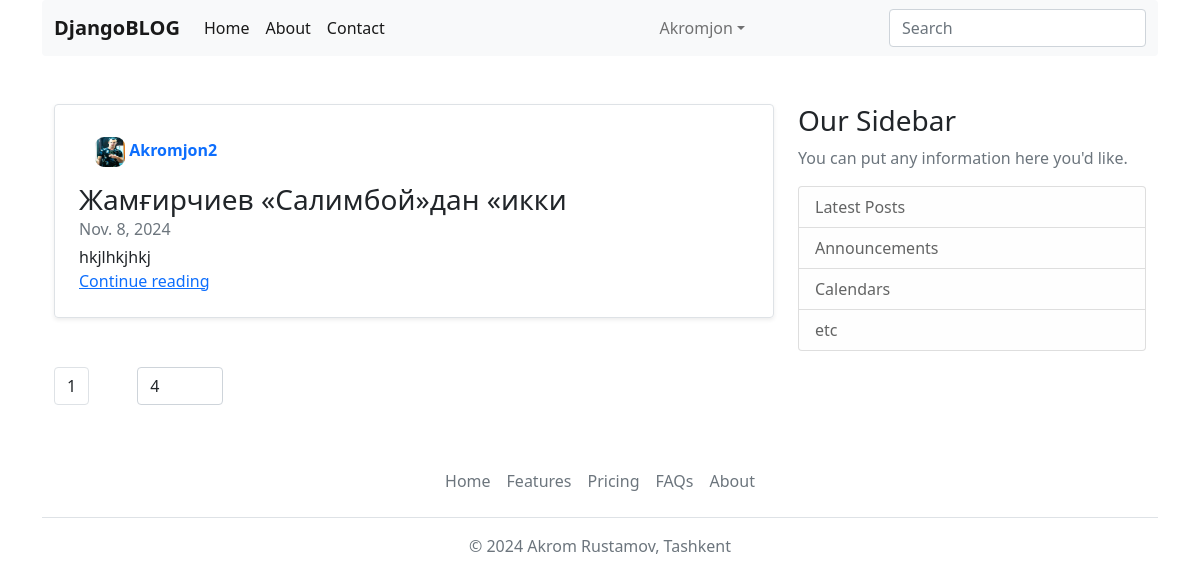
The page / (signed in) on the database as committed earlier.
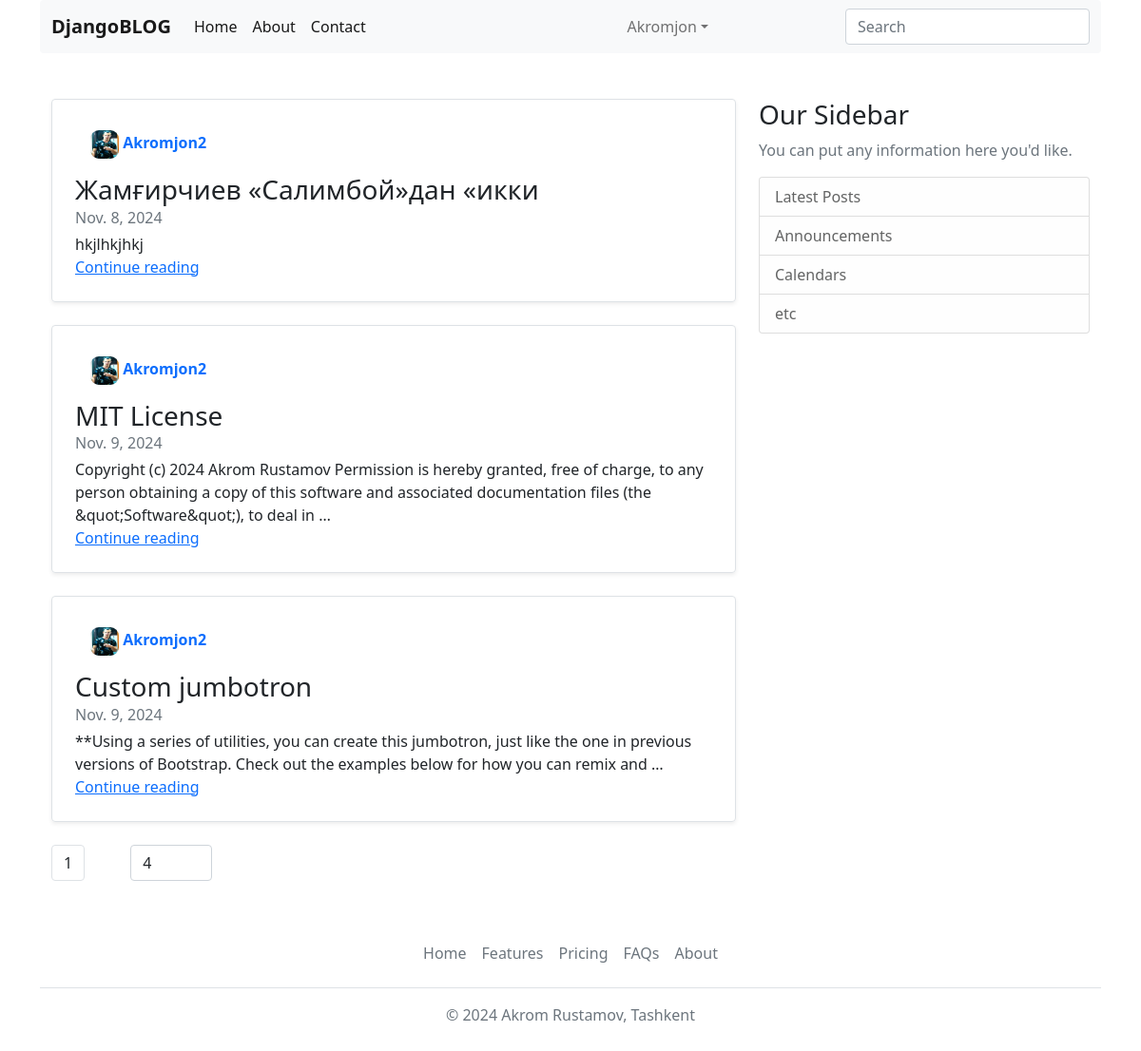
The same page on the database as committed later.
### apps/blog/models.py (models this page shows, shortened)
class User(AbstractUser, TimestempedAbstractModel):
    avatar = models.ImageField(
        upload_to="avatars/", null=True, default="avatars/default/logo.png"
    )

class Post(TimestempedAbstractModel):
    title = models.CharField(max_length=120)
    slug = models.SlugField(max_length=255, unique=True, db_index=True)
    content = models.TextField()
    publisher_at = models.DateField()
    is_active = models.BooleanField(default=False)
    author = models.ForeignKey("User", models.CASCADE, "posts")
    watching = models.BigIntegerField(default=0)
    def get_absolute_url(self):
        return reverse("post_detail", kwargs={"slug": self.slug})
    def like_count(self):
        return self.post_likes.count()
    def comment_count(self):
        return self.post_comments.count()

### apps/blog/views.py (the view)
# urls.py: path("", views.HomePageView.as_view(), name="home"),
class HomePageView(TemplateView):
    template_name = "blog/home.html"
    def get(self, request):
        if request.user.is_authenticated:
            posts = Post.objects.exclude(author=request.user)
        else:
            posts = Post.objects.all()
        search_query = request.GET.get('search_query', None)
        page = request.GET.get("page", 1)
        size = request.GET.get("size", 4)
        posts = get_search_model_queryset(posts, search_query)
        page_obj = get_pagination_obj(posts, page, size)
        return render(
            request,
            "blog/home.html",
            {
                "page_obj": page_obj,
                "size_value": size,
                "search_query_value": search_query
            },
        )

### apps/blog/utils.py (called while the page is built, shortened)
def get_search_model_queryset(model_queryset: QuerySet, search_query: str = None) -> QuerySet:
    if search_query is None:
        return model_queryset

def get_pagination_obj(model_queryset: QuerySet, page: int = 1, size: int = 4) -> Page:
    return Paginator(model_queryset.order_by("id"), size).page(page)

### templates/blog/home.html (shortened to what this page needs)
{% extends 'base.html' %}
{% load static %}
{% block content %}
<main role="main" class="container" id="main-content">
  <div class="row">
    <div class="col-md-8">
        {% for post in page_obj.object_list %}
        <div class="col-md-12">
          <div class="row g-0 border rounded overflow-hidden flex-md-row mb-4 shadow-sm h-md-250 position-relative">
            <div class="col p-4 d-flex flex-column position-static">
              <div class="d-flex">
                <strong class="d-inline-block mb-2">
                  <a href="{% url 'user_profile' post.author.username %}" class="nav-link">
                    <img src="{{ post.author.avatar.url }}" style="border-radius: 30%;" width="30px" height="30px" alt="author logo">
                    {{ post.author }}
                  </a>
                </strong>
              </div>
              <h3 class="mb-0">{{ post.title }}</h3>
              <div class="mb-1 text-muted">{{ post.publisher_at }}</div>
              <p class="card-text mb-auto">{{ post.content|truncatewords_html:30 }}</p>
              <a href="{{ post.get_absolute_url }}" class="stretched-link">Continue reading</a>
            </div>
          </div>
        </div>
        {% empty %}
        <div align="center">
          <h3>Post not found</h3>
        </div>
        {% endfor %}
    </div>
    {% include 'components/latest_posts.html' %}
  </div>
  {% include 'components/paginators.html' %}
</main>
{% endblock %}

### templates/base.html (shortened to what this page needs)
{% load static %}
<!DOCTYPE html>
<html>
<head>
    <link rel="stylesheet" href="{% static 'bootstrap/css/bootstrap.min.css' %}">
    <link rel="stylesheet" href="{% static 'bootstrap/js/icons/bootstrap-icons.min.css' %}">
</head>
<body>
    <div class="container">
      {% include 'components/headers.html' %}
      <div class="mt-5">
         <div id="main-content">
           {% block content %}
           {% endblock %}
         </div>
      </div>
      {% include 'components/footers.html' %}
    </div>
</body>
</html>

### templates/components/headers.html (shortened to what this page needs)
<nav class="navbar navbar-expand-lg navbar-light bg-light rounded" aria-label="Eleventh navbar example">
    <div class="container-fluid">
      <a class="navbar-brand" href="{% url 'home' %}"><b>DjangoBLOG</b></a>
      <div class="collapse navbar-collapse" id="navbarsExample09">
        <ul class="navbar-nav me-auto mb-2 mb-lg-0">
          <li class="nav-item">
            <a class="nav-link active" aria-current="page" href="{% url 'home' %}">Home</a>
          </li>
          <li class="nav-item">
            <a class="nav-link active" aria-current="page" href="{% url 'about' %}">About</a>
          </li>
          <li class="nav-item">
            <a class="nav-link active" aria-current="page" href="{% url 'contacts' %}">Contact</a>
          </li>
        </ul>
        <ul class="navbar-nav col-md-3">
          {% if request.user.is_authenticated %}
          <li class="nav-item dropdown">
            <a class="nav-link dropdown-toggle" href="#" id="dropdown09" data-bs-toggle="dropdown" aria-expanded="false">{{ request.user }}</a>
          </li>
        {% endif %}
        </ul>
        <form action="{% url 'home' %}">
          <input class="form-control" type="text" name="search_query" placeholder="Search" value="{% if search_query_value %}{{ search_query_value }}{% endif %}" aria-label="Search">
        </form>
      </div>
    </div>
  </nav>

### templates/components/latest_posts.html
<div class="col-md-4">
    <div class="content-section">
      <h3>Our Sidebar</h3>
      <p class='text-muted'>You can put any information here you'd like.
        <ul class="list-group">
          <li class="list-group-item list-group-item-light">Latest Posts</li>
          <li class="list-group-item list-group-item-light">Announcements</li>
          <li class="list-group-item list-group-item-light">Calendars</li>
          <li class="list-group-item list-group-item-light">etc</li>
        </ul></p>
  </div>
  </div>

### templates/components/paginators.html (shortened to what this page needs)
{% if page_obj %}
<div class="d-flex">
    <nav aria-label="Page navigation example">
      <ul class="pagination">
        <li class="page-item"><a class="page-link text-dark" href="{% url 'home' %}?page={{ page_obj.number}}">{{ page_obj.number }}</a></li>
      </ul>
    </nav>
    <nav class="ms-5">
      <div class="col-md-4">
        <form action="">
          <input name="size" type="number" min="1"  value="{{ size_value }}" class="form-control">
        </form>
      </div>
    </nav>
  </div>
{% endif %}

### templates/components/footers.html (shortened to what this page needs)
<footer class="py-3 my-4">
    <ul class="nav justify-content-center border-bottom pb-3 mb-3">
      <li class="nav-item"><a href="#" class="nav-link px-2 text-muted">Home</a></li>
      <li class="nav-item"><a href="#" class="nav-link px-2 text-muted">Features</a></li>
      <li class="nav-item"><a href="#" class="nav-link px-2 text-muted">Pricing</a></li>
      <li class="nav-item"><a href="#" class="nav-link px-2 text-muted">FAQs</a></li>
      <li class="nav-item"><a href="#" class="nav-link px-2 text-muted">About</a></li>
    </ul>
    <p class="text-center text-muted">© 2024 Akrom Rustamov, Tashkent</p>
  </footer>

Rows that differ between the two databases and show on the page:
added Post: author.avatar (picture), author "Akromjon2", title "MIT License", publisher_at "Nov. 9, 2024", content "Copyright (c) 2024 Akrom Rustamov Permission is hereby granted, free of charge, to any person obtaining a copy of this software and associated documentation files (the &quot;Software&quot;), to deal in …"
added Post: author.avatar (picture), author "Akromjon2", title "Custom jumbotron", publisher_at "Nov. 9, 2024", content "**Using a series of utilities, you can create this jumbotron, just like the one in previous versions of Bootstrap. Check out the examples below for how you can remix and …"
